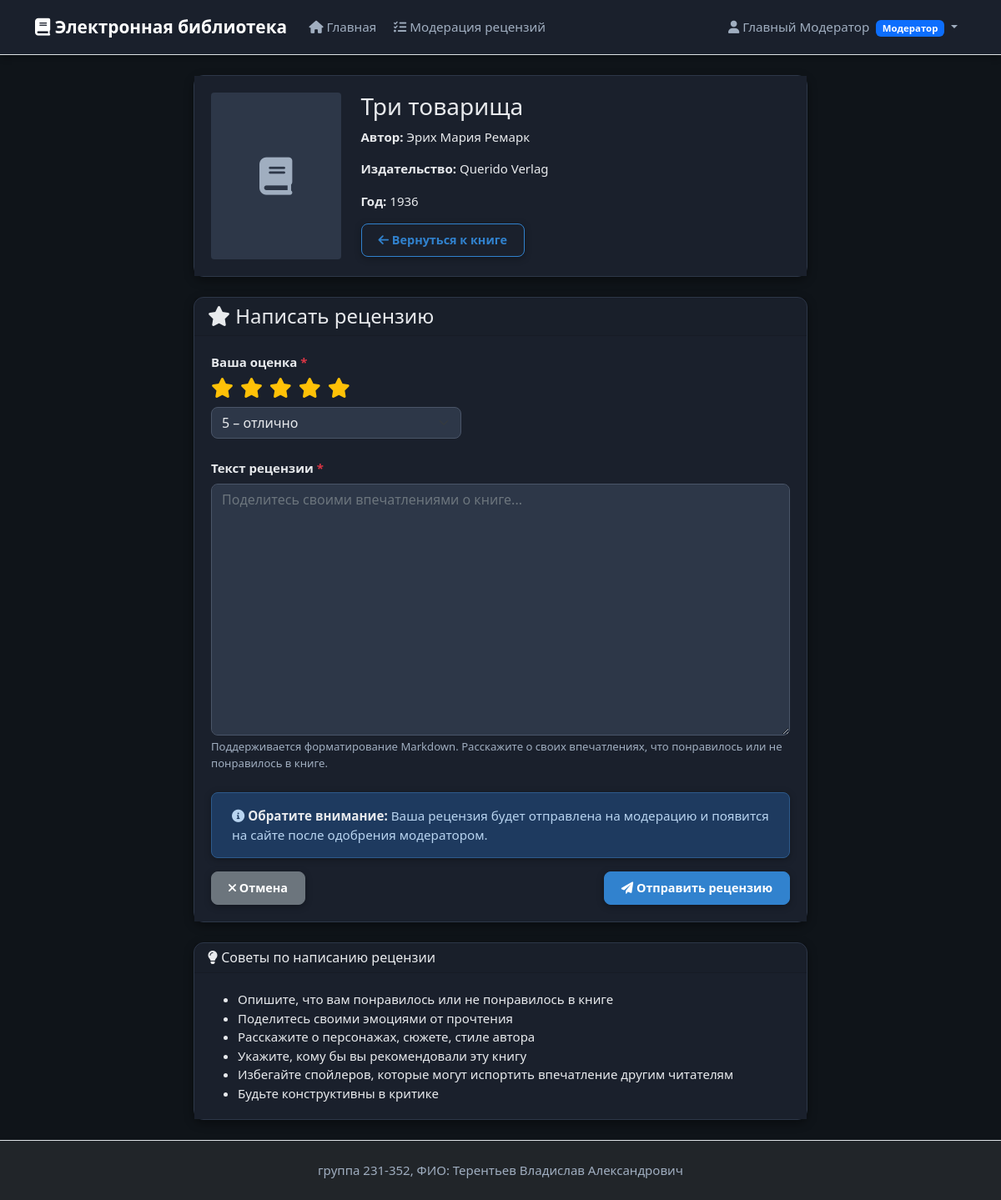
/book/6/review/add (signed in), run on an earlier commit of the app's database.
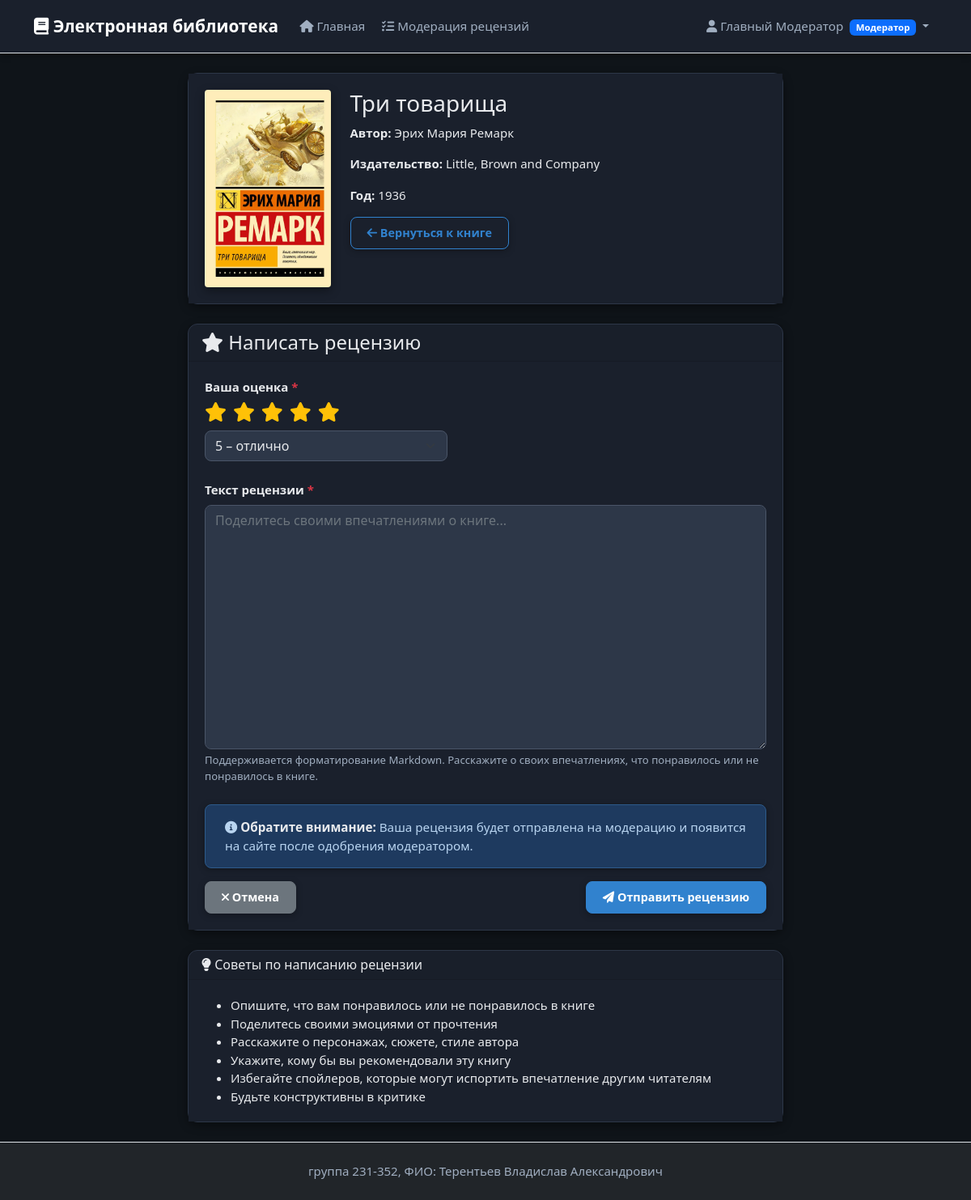
And on a later commit of the database.
### tables this page shows
CREATE TABLE books (
            id INTEGER PRIMARY KEY AUTOINCREMENT,
            title TEXT NOT NULL,
            short_description TEXT NOT NULL,
            publication_year INTEGER NOT NULL,
            publisher TEXT NOT NULL,
            author TEXT NOT NULL,
            page_count INTEGER NOT NULL
        );

CREATE TABLE book_covers (
            id INTEGER PRIMARY KEY AUTOINCREMENT,
            filename TEXT NOT NULL,
            mime_type TEXT NOT NULL,
            md5_hash TEXT NOT NULL UNIQUE,
            book_id INTEGER NOT NULL,
            FOREIGN KEY (book_id) REFERENCES books(id) ON DELETE CASCADE
        );

### app.py (the view)
    def decorated_function(*args, **kwargs):
        if 'user_id' not in session:
            flash('Для выполнения данного действия необходимо пройти процедуру аутентификации')
            return redirect(url_for('login'))
        return f(*args, **kwargs)

### app.py (called while the page is built)
def get_db():
    if 'db' not in g:
        g.db = sqlite3.connect(DATABASE)
        g.db.row_factory = sqlite3.Row
        g.db.execute('PRAGMA foreign_keys = ON')
    return g.db

@app.teardown_appcontext
def close_db_connection(error):
    close_db(error)

def get_current_user():
    if 'user_id' not in session:
        return None
    db = get_db()
    user = db.execute("""
        SELECT u.*, r.name as role_name
        FROM users u
        JOIN roles r ON u.role_id = r.id
        WHERE u.id = ?
    """, (session['user_id'],)).fetchone()
    return user

def login_required(f):
    def decorated_function(*args, **kwargs):
        if 'user_id' not in session:
            flash('Для выполнения данного действия необходимо пройти процедуру аутентификации')
            return redirect(url_for('login'))
        return f(*args, **kwargs)
    decorated_function.__name__ = f.__name__
    return decorated_function

@app.context_processor
def inject_user():
    return dict(current_user=get_current_user())

### templates/review/add.html (shortened to what the changed rows need)
{% extends "base.html" %}
{% block content %}
<div class="row justify-content-center">
    <div class="col-lg-8">
        <div class="card mb-4">
            <div class="card-body">
                <div class="row">
                    <div class="col-md-3">
                        {% if book.cover_filename %}
                            <img src="{{ url_for('static', filename='uploads/' + book.cover_filename) }}"
                                 class="img-fluid rounded" alt="{{ book.title }}">
                        {% else %}
                            <div class="bg-secondary rounded d-flex align-items-center justify-content-center"
                                 style="height: 200px;">
                                <i class="fas fa-book fa-3x text-muted"></i>
                            </div>
                        {% endif %}
                    </div>
                    <div class="col-md-9">
                        <h3>{{ book.title }}</h3>
                        <p><strong>Автор:</strong> {{ book.author }}</p>
                        <p><strong>Издательство:</strong> {{ book.publisher }}</p>
                        <p><strong>Год:</strong> {{ book.publication_year }}</p>
                        <a href="{{ url_for('view_book', book_id=book.id) }}" class="btn btn-outline-primary btn-sm">
                            <i class="fas fa-arrow-left"></i> Вернуться к книге
                        </a>
                    </div>
                </div>
            </div>
        </div>
    </div>
</div>
{% endblock %}

What changed in the data, as far as the page shows it:
added book_covers: filename (picture)
changed books "Три товарища": publisher "Querido Verlag" → "Little, Brown and Company"
